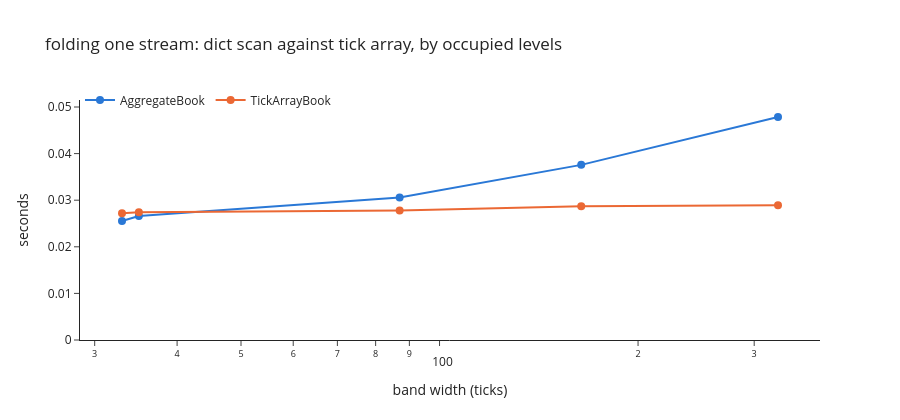

The notebook cell this image was saved under:
### Code cell
band_width_figure(sweep[["AggregateBook", "TickArrayBook"]],
                  "folding one stream: dict scan against tick array, by occupied levels")

### Figure 1 — Plotly figure (JSON) as saved in the notebook; plotly's stock layout.template omitted (floating-point values rounded to 4 significant figures)
{"data": [{"line": {"color": "#2a78d6", "width": 2}, "marker": {"size": 8}, "mode": "lines+markers", "name": "AggregateBook", "type": "scatter", "x": [33, 35, 87, 164, 326], "y": [0.02555, 0.02659, 0.03058, 0.03758, 0.04786]}, {"line": {"color": "#eb6834", "width": 2}, "marker": {"size": 8}, "mode": "lines+markers", "name": "TickArrayBook", "type": "scatter", "x": [33, 35, 87, 164, 326], "y": [0.02719, 0.02742, 0.02778, 0.02868, 0.0289]}], "layout": {"height": 420, "hovermode": "x unified", "legend": {"orientation": "h", "x": 0, "y": 1.06}, "title": {"text": "folding one stream: dict scan against tick array, by occupied levels"}, "xaxis": {"title": {"text": "band width (ticks)"}, "type": "log"}, "yaxis": {"rangemode": "tozero", "title": {"text": "seconds"}}}}
